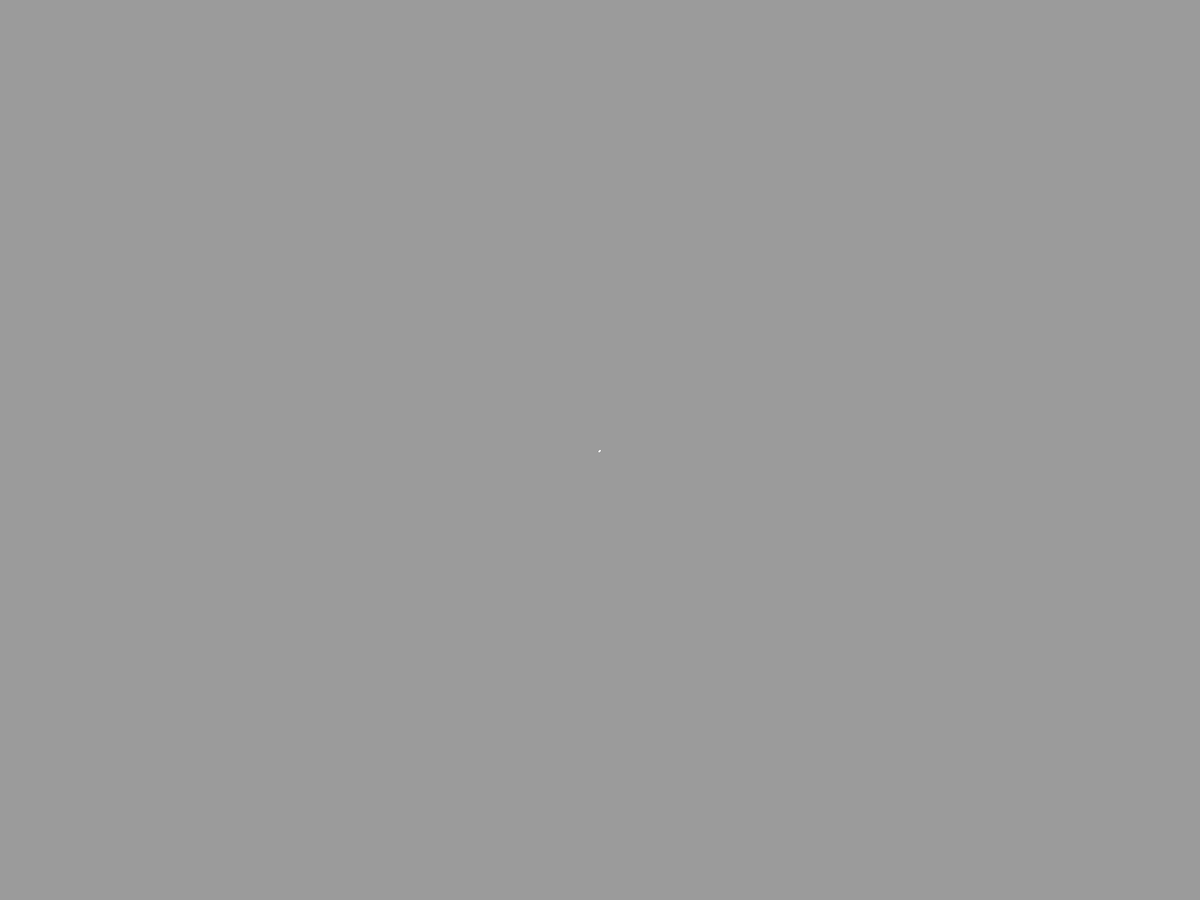
Frame 1 (no input)
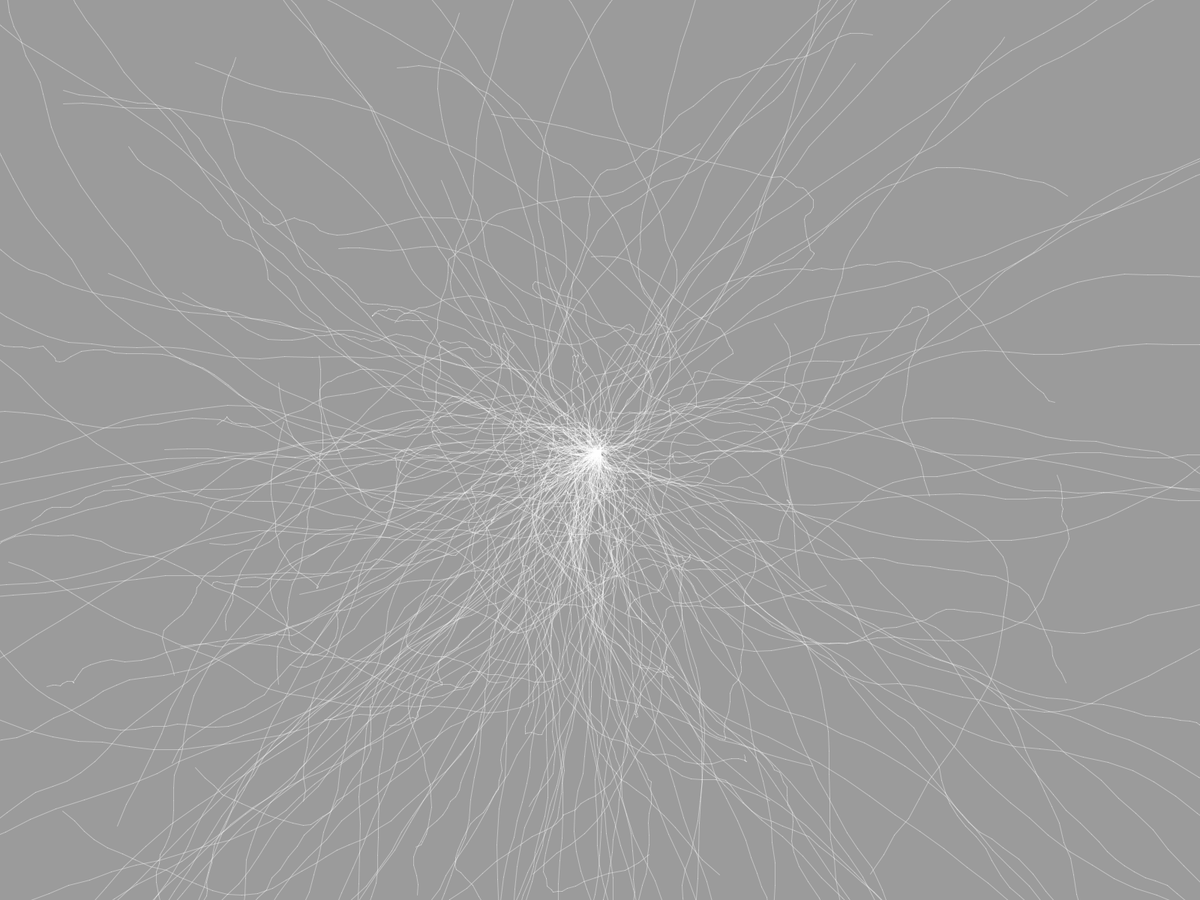
Frame 60 (the mouse pressed at the canvas centre just before this capture)
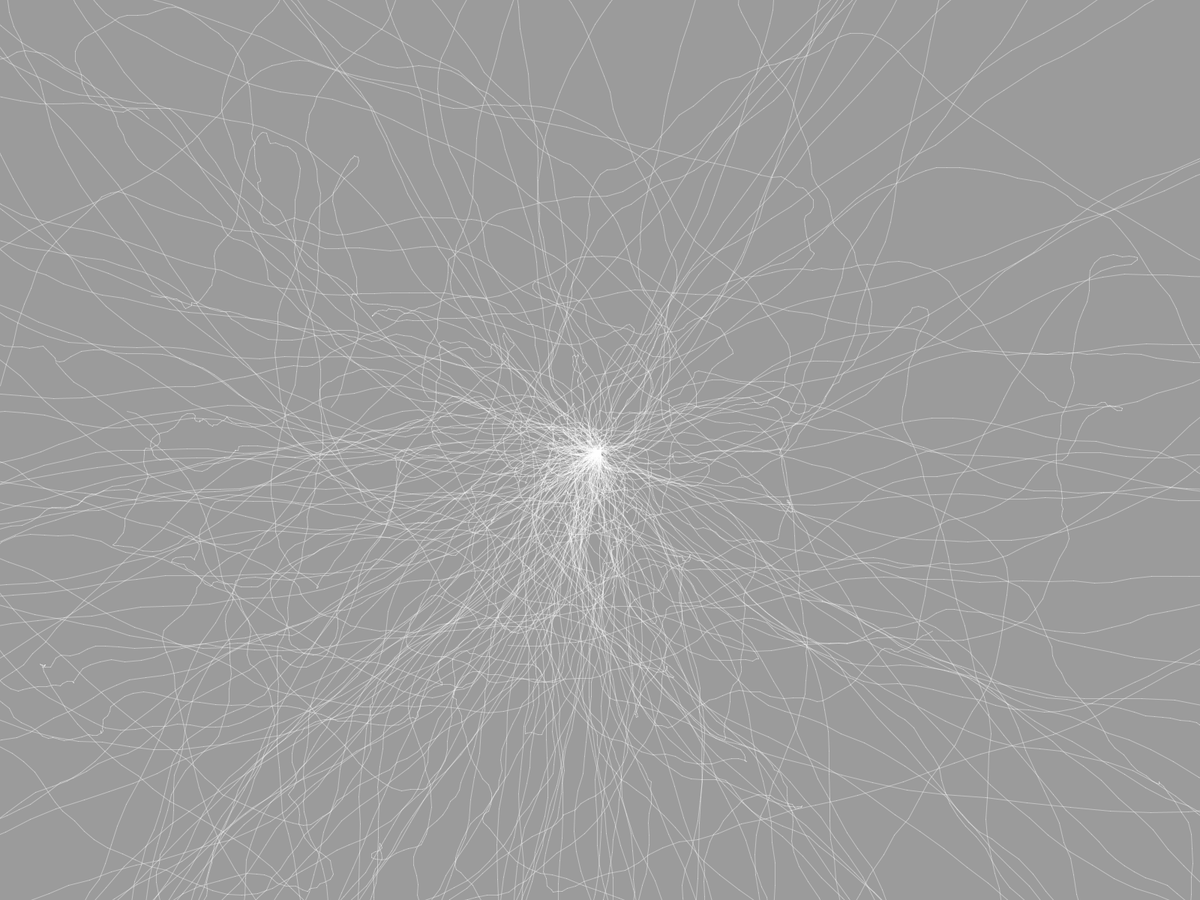
Frame 120 (the mouse held since frame 60 and released just before this capture)

The Processing sketch that drew these frames (run headless with seeded random() and noise(); from frame 60 on, the mouse is pressed at the canvas centre):

// Processing sketch: MainScript
// ── MainScript.pde
// TODO: Modify color along the line (function of the length)
// TODO: Add noise to smooth the curve

float rand;
int nbrRangers;
ArrayList<Walker> texasRangers;

void setup(){
  frameRate(30);
  fullScreen();
  texasRangers = new ArrayList<Walker>();
  rand = 5;
  nbrRangers = 200;
  for(int i=0; i<nbrRangers; i++){
    Walker texasRanger = new Walker(-2, 2);
    texasRangers.add(texasRanger);
  }
  stroke(255, 100);
}

void draw(){
  background(155);
  translate(width/2, height/2);
  for(int i=0; i<nbrRangers; i++){
    Walker texasRanger = texasRangers.get(i);
    texasRanger.update();
    texasRanger.display();
  }
}

// ── Walker.pde
class Walker{
  ArrayList<IntList> linesList;
  float xPos;
  float yPos;
  float xSpeed;
  float ySpeed;
  boolean inBounds;
  
  Walker(float xs, float ys){
    this.linesList = new ArrayList<IntList>();
    this.xPos = 0;
    this.yPos = 0;
    this.xSpeed = xs;
    this.ySpeed = ys;
    this.inBounds = true;
  }
  
  void update(){
    if(this.inBounds){
      IntList curr_line = new IntList();
      float curr_xSpeed;
      float curr_ySpeed;
      curr_line.append((int)xPos);
      curr_line.append((int)yPos);
      if(this.linesList.size() == 0){
        curr_xSpeed = this.xSpeed;
        curr_ySpeed = this.ySpeed;
      } else {
        curr_xSpeed = this.xSpeed + random(-rand, rand);
        curr_ySpeed = this.ySpeed + random(-rand, rand);
      }
      xPos += curr_xSpeed;
      yPos += curr_ySpeed;
      curr_line.append((int)xPos);
      curr_line.append((int)yPos);
      this.xSpeed = curr_xSpeed;
      this.ySpeed = curr_ySpeed;
      this.linesList.add(curr_line);
      boolean inBoundsX = true;
      boolean inBoundsY = true;
      if(xPos <= -width/2 || xPos >= width/2){
        inBoundsX = false; 
      }
      if(yPos <= -height/2 || yPos >= height/2){
        inBoundsY = false; 
      }
      this.inBounds = inBoundsX && inBoundsY;
    }
  }
  
  void display(){
    for(int i=0; i<this.linesList.size(); i++){
      IntList curr_line = linesList.get(i);
      line(curr_line.get(0), curr_line.get(1), curr_line.get(2), curr_line.get(3));
    }
  }
}
